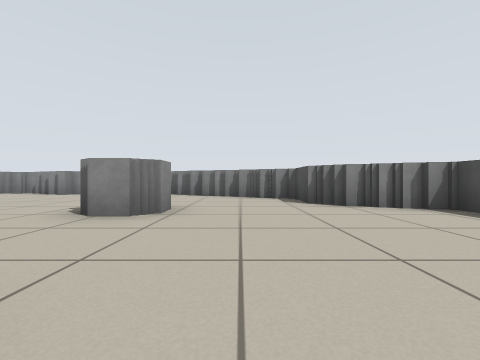
view 1 (above)

14 first-person views from a walk through a Stage world. The camera is 0.5 m above the floor, looks level and sees 90° across. Floor lines are 1 m apart. The floor is counted in squares, 1 m on a side. Each view is taken from the middle of a square. On the plan, view 1 faces up. The plan holds only what a view shows up to about 9 squares ahead; the rest is blank. The robots in the file are not drawn.

view 2
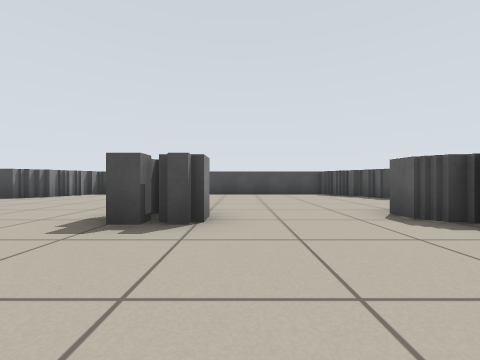

view 3
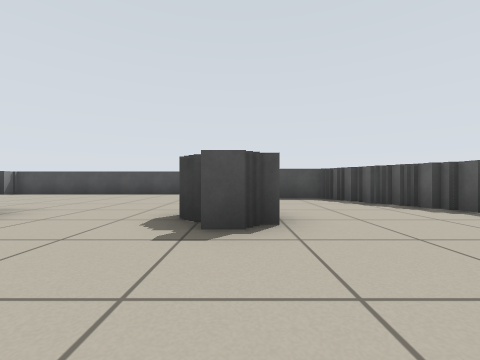

view 4
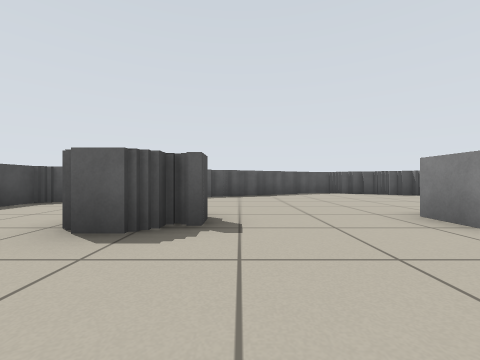

view 5
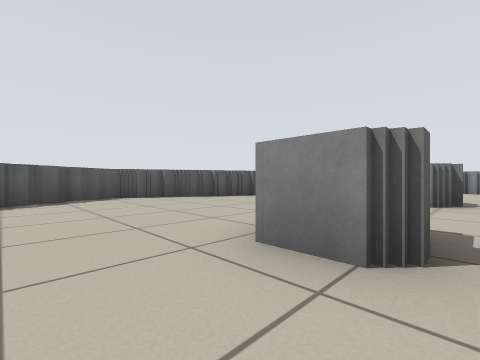

view 6
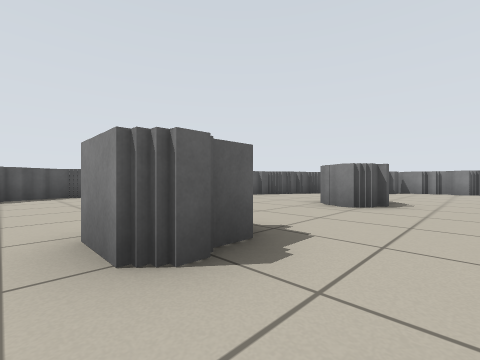

view 7
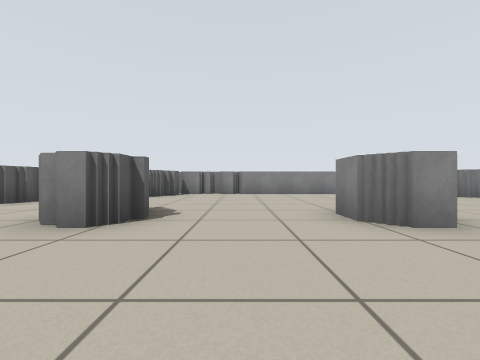

view 8
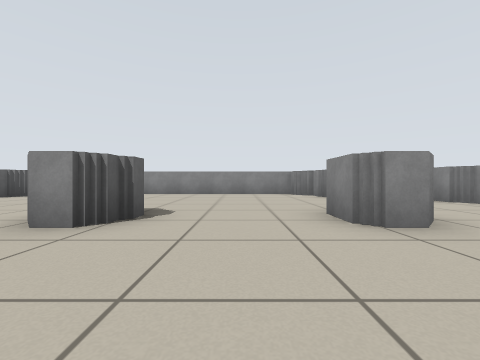

view 9
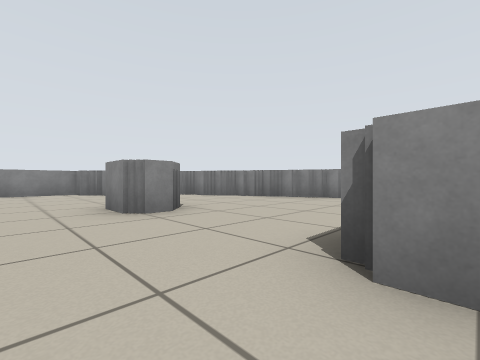

view 10
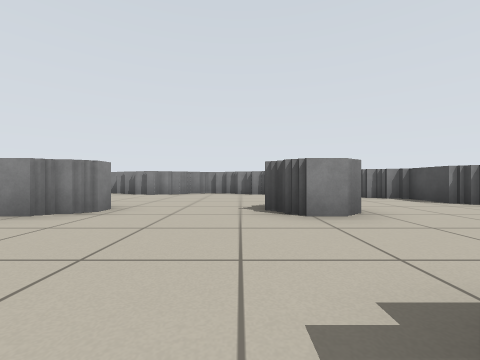

view 11
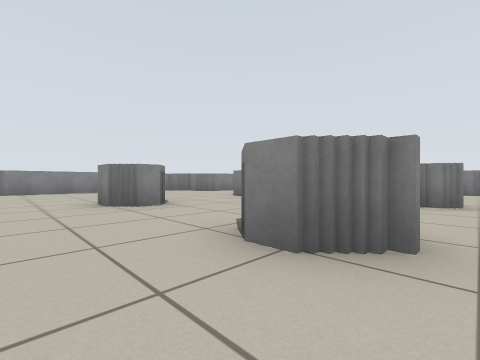

view 12
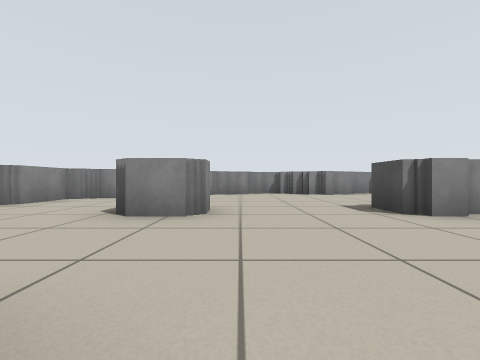

view 13
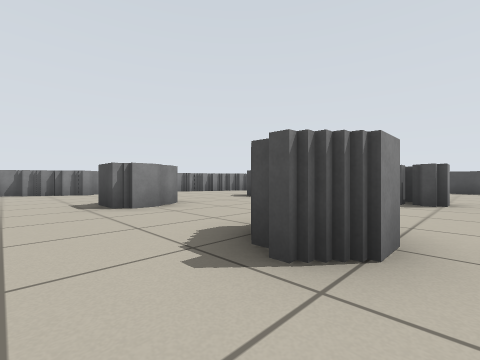

view 14
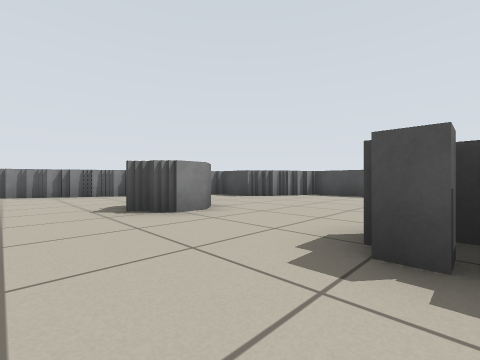

### Floor plan
Points are (right, up) in squares from view 1. A wall is a line through its corners. A room is listed if a view was taken in it or the views show most of it. See-through windows are left out.
Room 1 (views 1, 2, 3, 4, 5, 6, 7, 8, 9, 10, 11, 12, 13, 14)
walls: (-5.6, -0.6) (-6.6, -0.6); (-6.6, -3.2) (-5.5, -3.2) (-5.5, -4.4); (-9.5, 0.5) (-9.5, -0.4); (-9.8, -0.6) (-10.6, -0.6); (-2.3, 0) (-2.3, 0.5); (-9.5, -3.5) (-9.5, -4); (-5.6, 3.3) (-6.6, 3.3) (-6.6, 4.4); (-1.6, -0.6) (-2.4, -0.6); (-2.1, -3.2) (-1.2, -3.2); (-2.6, -4.2) (-2.6, -3.5); (-10.2, -3.2) (-9.8, -3.2); (-10.5, 0.5) (-9.8, 0.5); (-5.2, 4.1) (-5.2, 3.5) (-5.8, 3.5); (-9.5, 4.1) (-9.5, 3.3) (-10.8, 3.3); (-1.2, 4.1) (-1.2, 3.3) (-2.3, 3.3) (-2.3, 3.9); (-2.6, -8.2) (-2.1, -8.2); (-3, -8.4) (-2.5, -8.4); (-1.4, -7.6) (-0.8, -7.6); (-3.5, -8.7) (-3, -8.7); (-0.9, -7.3) (-0.2, -7.3); (-0.4, -7.1) (0.1, -7.1); (-4.5, -9.2) (-3.8, -9.2); (0, -6.8) (0.6, -6.8); (-9.9, -8.4) (-9.4, -8.4); (-8.8, -8.9) (-8.2, -8.9); (0.5, -6.4) (1.5, -6.4) (1.5, -4.8) (2.2, -4.8); (-9.5, -8.7) (-8.8, -8.7); (-5, -9.4) (-4.4, -9.4); (-8.4, -9.2) (-7.8, -9.2); (-7.9, -9.4) (-7.4, -9.4); (-12, -7.3) (-11.4, -7.3); (-5.6, -9.7) (-4.9, -9.7); (2.1, -4.4) (2.8, -4.4); (-7.4, -9.7) (-6.5, -9.7); (-12.8, -6.8) (-12, -6.8); (-14.2, -4.8) (-13.8, -4.8); (-6.6, -10.1) (-5.5, -10.1); (2.6, -4.1) (3.2, -4.1); (-13.5, -6.4) (-12.8, -6.4); (-14.6, -4.4) (-14.1, -4.4); (-6.1, 8.3) (-6.9, 8.3); (-5.1, 8.3) (-5.9, 8.3); (-13.8, 4.6) (-14.2, 4.6); (1.5, 5) (1.5, 6.5) (0.9, 6.5); (-6.8, 8.6) (-7.2, 8.6); (-15.6, -2.1) (-15.6, -2.8); (-14.1, 4.4) (-14.6, 4.4); (-11.6, 7) (-12.2, 7); (-9.1, 8.3) (-10, 8.3); (-10.9, 7.5) (-11.6, 7.5); (-12.1, 6.7) (-13.1, 6.7); (-10.4, 7.8) (-10.9, 7.8); (-7.1, 8.8) (-7.6, 8.8); (-15.6, -3.4) (-15.6, -4.1) (-14.8, -4.1); (-9.9, 8.1) (-10.5, 8.1); (-15.8, -2.6) (-15.8, -3.4); (-8.6, 8.6) (-9.2, 8.6); (-14.6, 4) (-15.1, 4); (-4.2, 8.8) (-5, 8.8); (-0.8, 7.5) (-1.2, 7.5); (-8.1, 8.8) (-8.8, 8.8); (3.6, -4) (3.6, 4) (2.8, 4); (-1.1, 7.8) (-1.8, 7.8); (-1.6, 8.1) (-2.1, 8.1); (-2.8, 8.6) (-3.2, 8.6); (-2, 8.3) (-2.8, 8.3); (-0.1, 7.3) (-0.9, 7.3); (-7.5, 9.1) (-8, 9.1); (-3.1, 8.8) (-4, 8.8); (-15.1, 3.7) (-15.6, 3.7) (-15.6, -2); (0.4, 7) (-0.1, 7); (-13, 6.5) (-13.5, 6.5) (-13.5, 4.9); (2.6, 4.6) (1.7, 4.6) (1.7, 5.1); (1, 6.7) (0.4, 6.7); (2.9, 4.4) (2.4, 4.4)

Positions as (right, up) in squares from view 1, and headings:
1: (0, 0), facing up
2: (-5, -1), facing right
3: (-5, -4), facing right
4: (-3, -1), facing down
5: (-4, -3), facing down-left
6: (-5, -2), facing down-left
7: (-7, -2), facing left
8: (-7, 2), facing left
9: (-6, 2), facing up-left
10: (-3, 0), facing up
11: (-5, -2), facing up-left
12: (-9, 0), facing up
13: (-8, -1), facing up-right
14: (-4, 0), facing up-right
